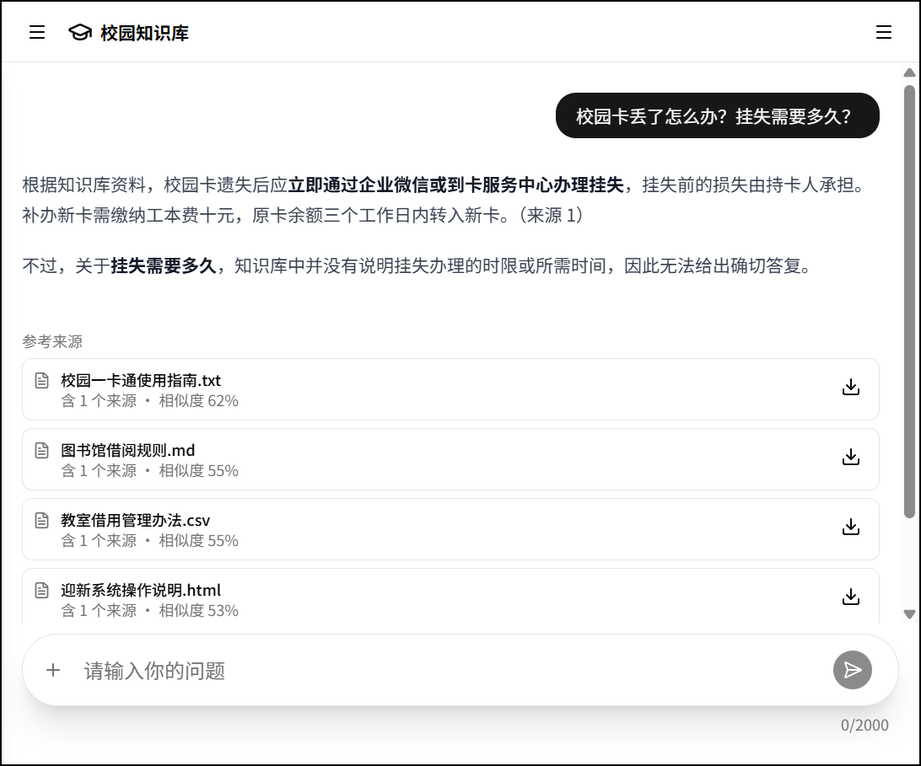
#> input picture thesis_shots/chat_sources.png, 921 x 766 px, shrunk from 1092 x 909 before the run; its folder holds 4 pictures in this run
$ python add_screenshot_borders.py
#> lines starting #> are read from the running program, lines starting #| are printed output that depends on the picture
# -*- coding: utf-8 -*-
"""为论文截图添加细黑色矩形边框,不改变截图内容与尺寸。"""
from pathlib import Path
from PIL import Image, ImageOps

ROOT = Path(__file__).resolve().parents[1]
SHOT_DIR = ROOT / 'thesis_shots'
for path in sorted(SHOT_DIR.glob('*.png')):
    with Image.open(path) as src:
#> src is the input picture: PIL image 921x766 RGB; mean R, G, B 240.8, 240.9, 241.1
        image = src.convert('RGB')
        bordered = ImageOps.expand(image, border=2, fill='black')
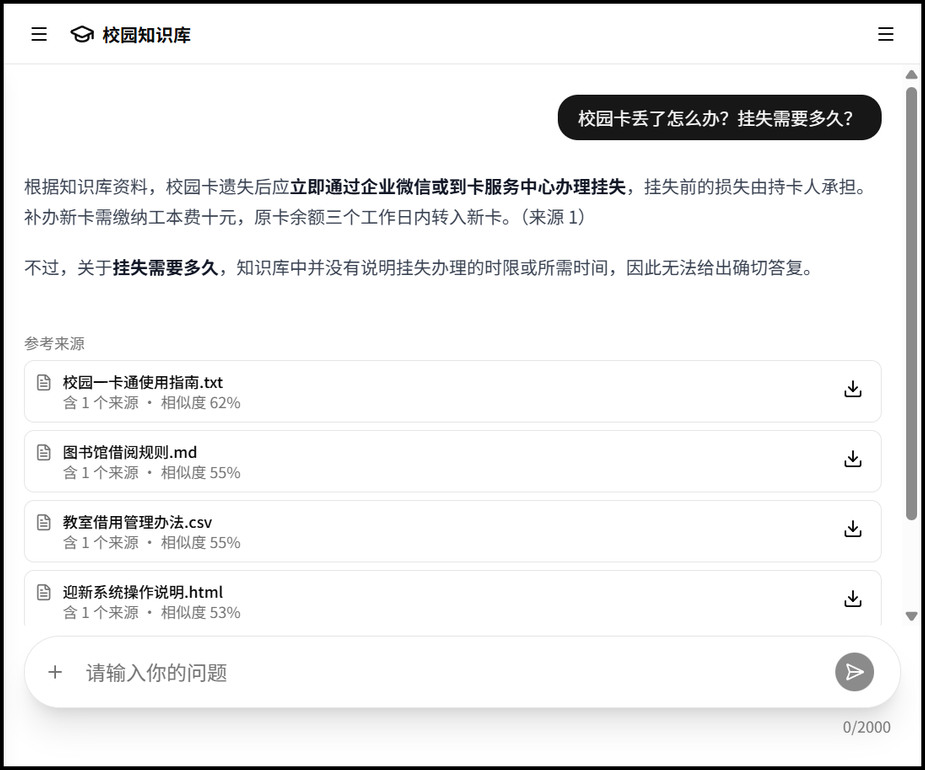
#> bordered: PIL image 925x770 RGB; mean R, G, B 238.5, 238.6, 238.9
        bordered.save(path, format='PNG', optimize=True)
        print(f'已加边框: {path.name} {image.size} -> {bordered.size}')
#| 已加边框: chat_sources.png (921, 766) -> (925, 770)
#> pass 2 of the loop `for path in sorted(SHOT_DIR.glob('*.png')):`:
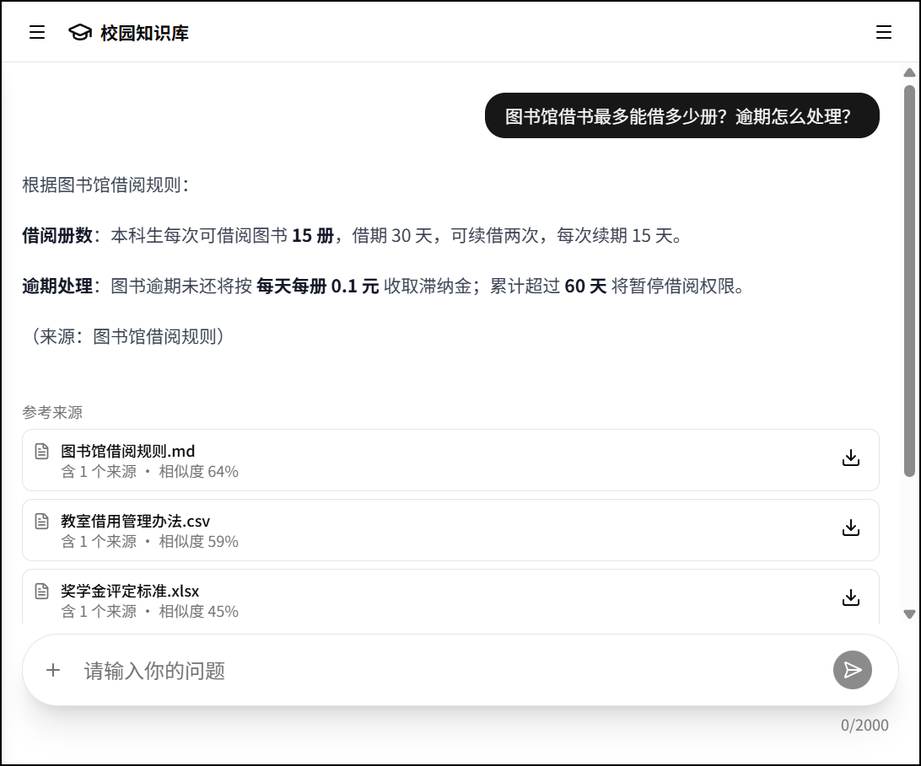
#> input picture thesis_shots/chat_streaming.png, 921 x 766 px, shrunk from 1092 x 909 before the run
#> src is the input picture: PIL image 921x766 RGB; mean R, G, B 241.2, 241.3, 241.5
#> `bordered = ImageOps.expand(image, border=2, fill='black')`:
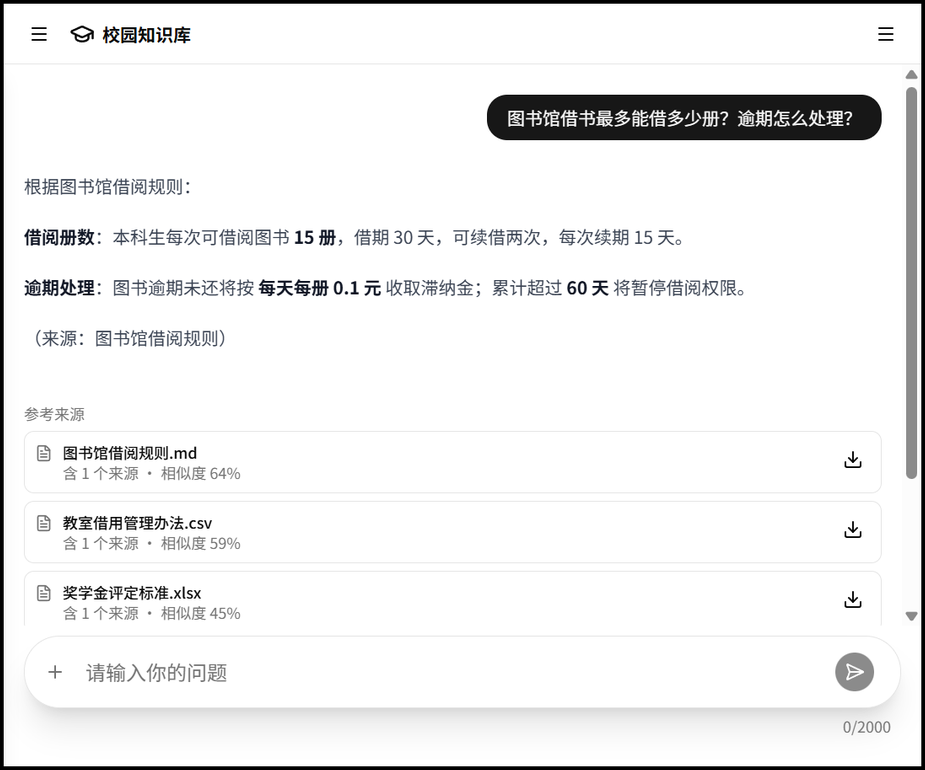
#> bordered: PIL image 925x770 RGB; mean R, G, B 238.9, 239, 239.2
#| 已加边框: chat_streaming.png (921, 766) -> (925, 770)
#> pass 3 of the loop `for path in sorted(SHOT_DIR.glob('*.png')):`:
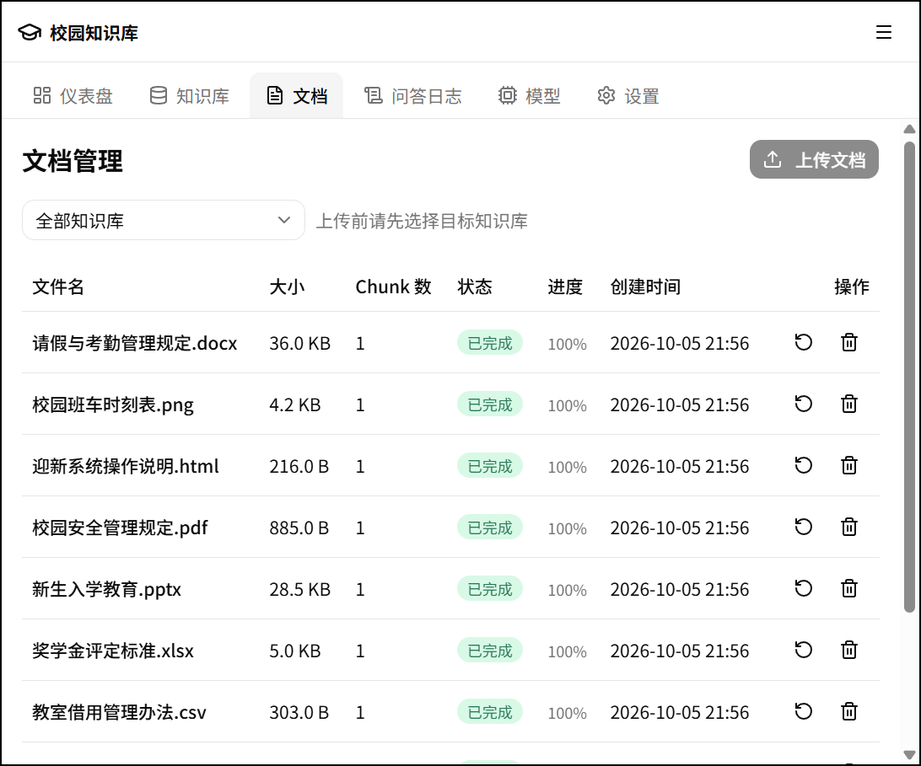
#> input picture thesis_shots/documents_list.png, 921 x 766 px, shrunk from 1092 x 909 before the run
#> src is the input picture: PIL image 921x766 RGB; mean R, G, B 242.5, 243.1, 242.8
#> `bordered = ImageOps.expand(image, border=2, fill='black')`:
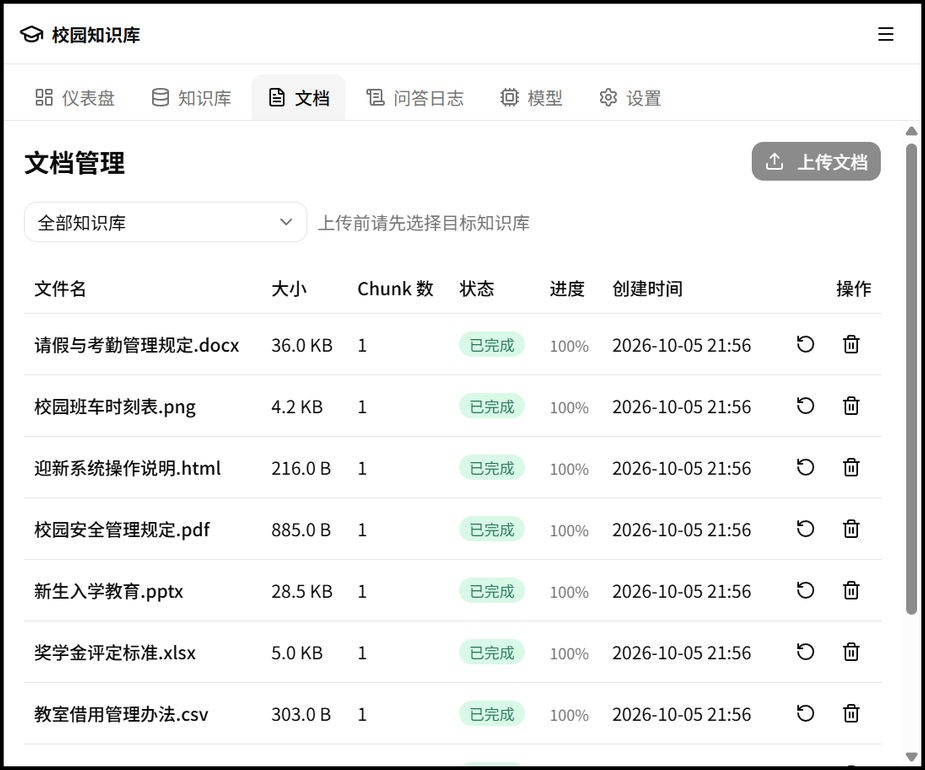
#> bordered: PIL image 925x770 RGB; mean R, G, B 240.2, 240.8, 240.5
#| 已加边框: documents_list.png (921, 766) -> (925, 770)
#> the loop made 4 passes; the first 3 are shown
